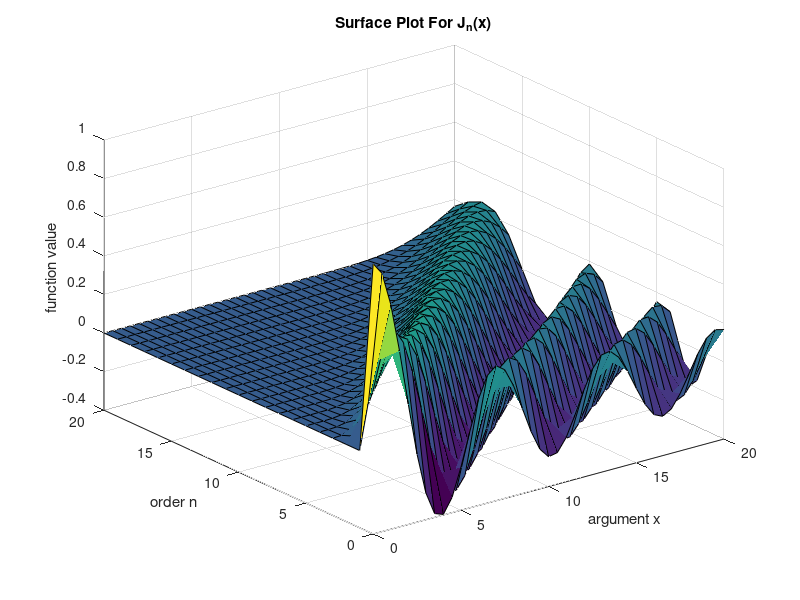

Recreate this plot in MATLAB.
function plotjrun      
% Example: plotjrun
% ~~~~~~~~~~~~~~~~~
% This program computes integer order Bessel 
% functions of the first kind by using the FFT. 
%
% User m functions required: jnft
close
x=0:.5:20; n=0:20; J=jnft(n,x); surf(x,n,J'); 
title('Surface Plot For J_{n}(x)');
ylabel('order n'), xlabel('argument x')
zlabel('function value'), figure(gcf);
print -deps plotjrun

%==============================================

function J=jnft(n,z,nft)
%
% J=jnft(n,z,nft)
% ~~~~~~~~~~~~~~~~~~~~~
% Integer order Bessel functions of the 
% first kind computed by use of the Fast 
% Fourier Transform (FFT).
%
% n   - integer vector defining the function 
%       orders
% z   - a vector of values defining the 
%       arguments
% nft - number of function evaluations used 
%       in the FFT calculation. This value 
%       should be an integer power of 2 and 
%       should exceed twice the largest 
%       component of n. When nft is omitted 
%       from the argument list, then a value 
%       equal to 512 is used. More accurate 
%       values of J are computed as nft is 
%       increased. For max(n) < 30 and 
%       max(z) < 30, nft=256 gives about 
%       ten digit accuracy.
% J   - a matrix of values for the integer 
%       order Bessel function of the first 
%       kind. Row position matches orders 
%       defined by n, and column position 
%       corresponds to arguments defined by 
%       components of z.
%
% User m functions called:  none.
%----------------------------------------------

if nargin<3, nft=512; end;
J=exp(sin((0:nft-1)'* ...
  (2*pi/nft))*(i*z(:).'))/nft;
J=fft(J); J=J(1+n,:).';
if sum(abs(imag(z)))<max(abs(z))/1e10
  J=real(J); 
end 
